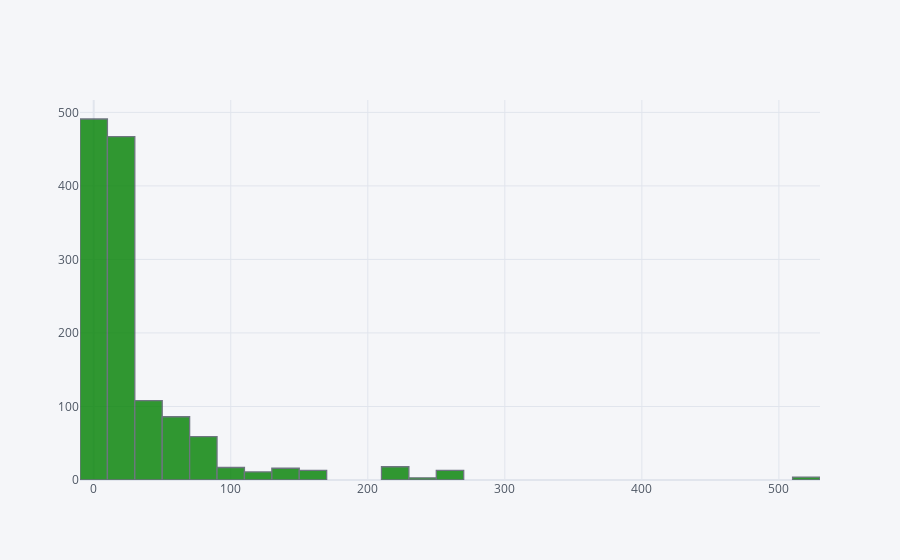

The notebook cell saved with this chart:
### Code cell
train['Fare'].iplot(kind='hist',bins=30,color='green')

### Figure 1 — Plotly figure (JSON) as saved in the notebook; plotly's stock layout.template omitted (floating-point values rounded to 4 significant figures; data arrays with more than 128 entries replaced by an {"elided": "..."} marker saying what was removed)
{"data": [{"histfunc": "count", "histnorm": "", "marker": {"color": "rgba(0, 128, 0, 1.0)", "line": {"color": "#4D5663", "width": 1.3}}, "name": "Fare", "nbinsx": 30, "opacity": 0.8, "orientation": "v", "type": "histogram", "x": {"elided": "1306 float values"}}], "layout": {"barmode": "overlay", "legend": {"bgcolor": "#F5F6F9", "font": {"color": "#4D5663"}}, "paper_bgcolor": "#F5F6F9", "plot_bgcolor": "#F5F6F9", "title": {"font": {"color": "#4D5663"}}, "xaxis": {"gridcolor": "#E1E5ED", "showgrid": true, "tickfont": {"color": "#4D5663"}, "title": {"font": {"color": "#4D5663"}, "text": ""}, "zerolinecolor": "#E1E5ED"}, "yaxis": {"gridcolor": "#E1E5ED", "showgrid": true, "tickfont": {"color": "#4D5663"}, "title": {"font": {"color": "#4D5663"}, "text": ""}, "zerolinecolor": "#E1E5ED"}}}
